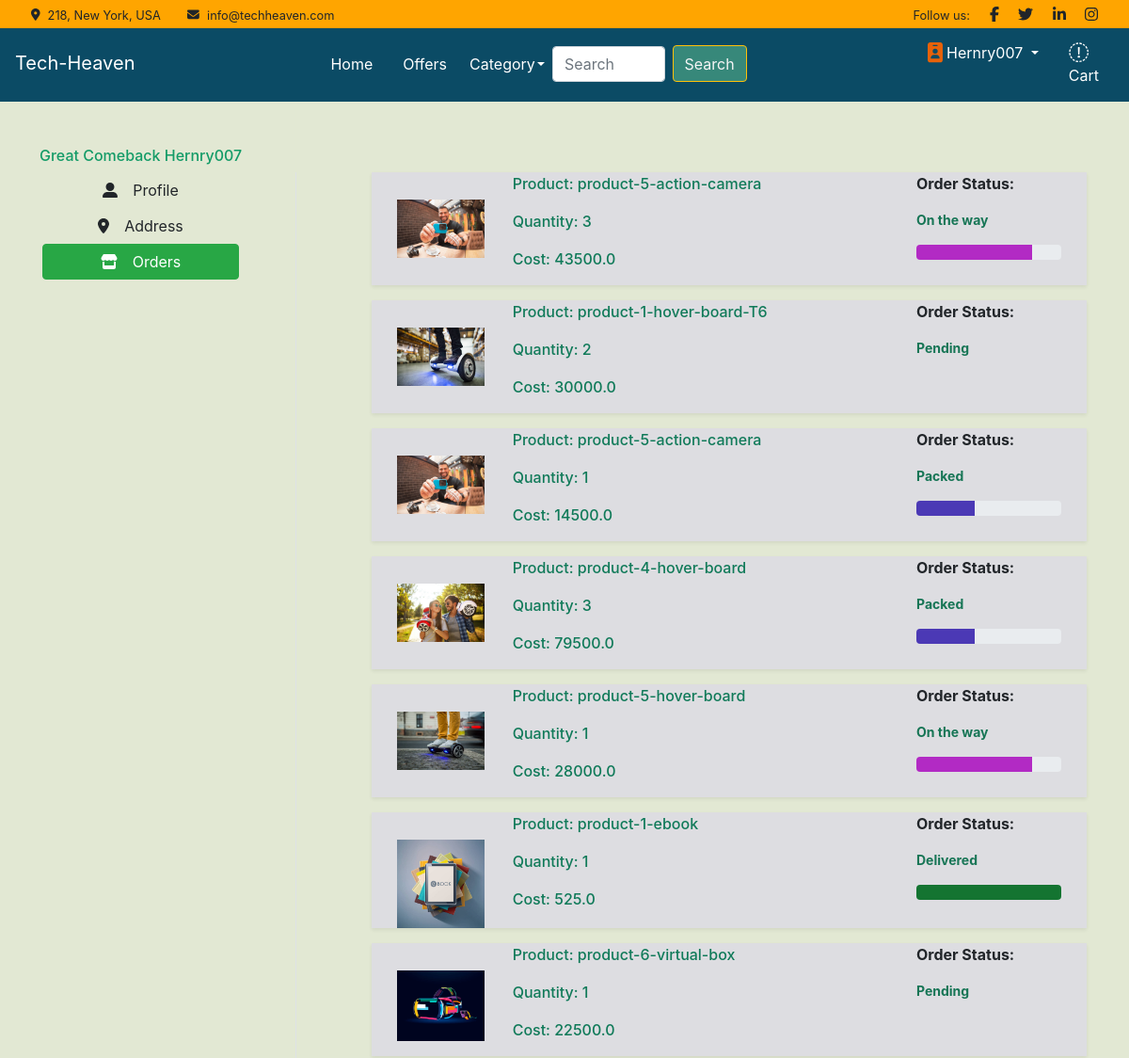
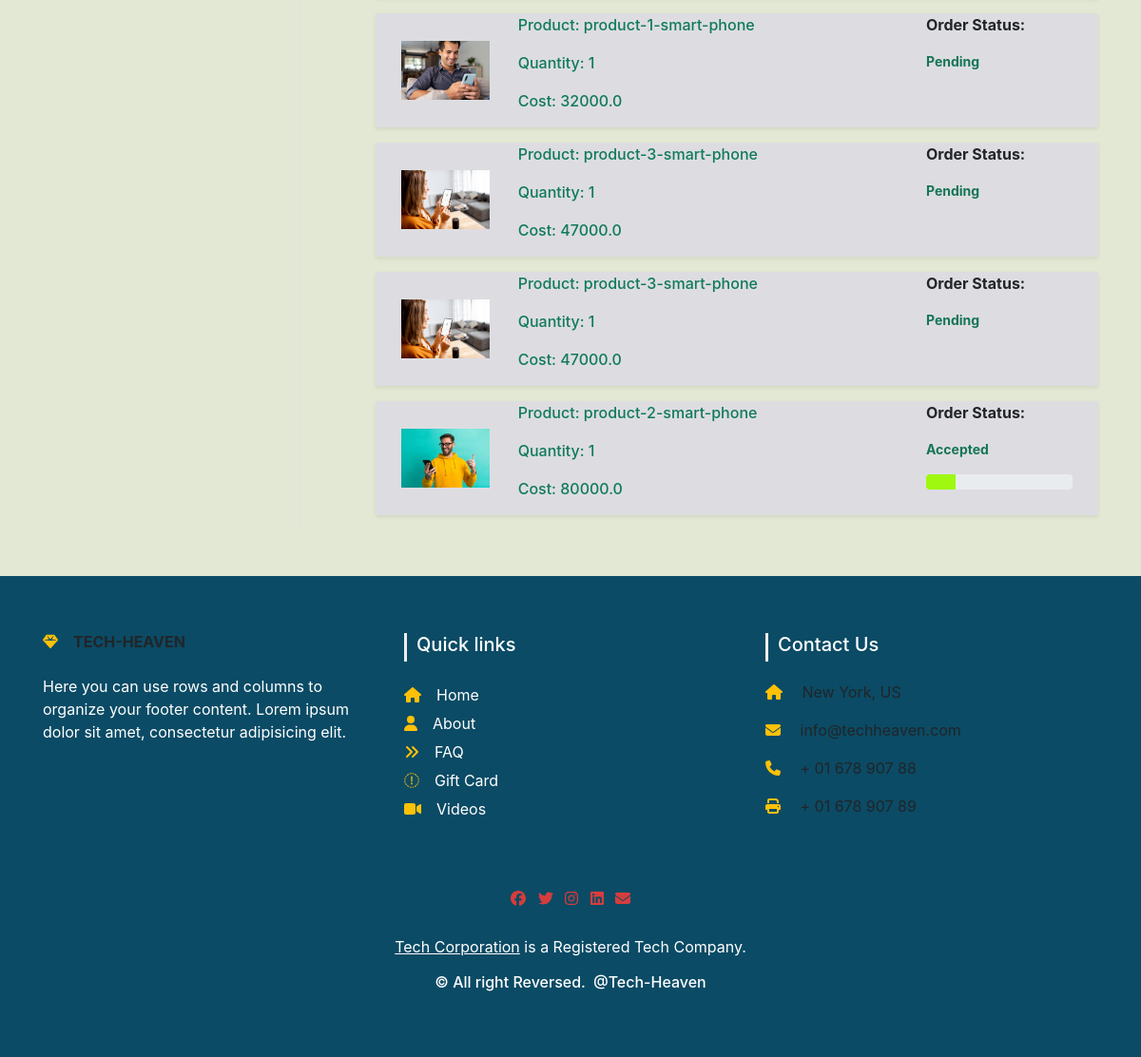
Screenshot of /orders/ (signed in) with the database file from the repository (2 pictures, top to bottom).
### Shop/models.py (models this page shows, shortened)
class OrderPlaced(models.Model):
    user = models.ForeignKey(User, on_delete=models.CASCADE)
    customer = models.ForeignKey(Customer, on_delete=models.CASCADE)
    product = models.ForeignKey(Product, on_delete=models.CASCADE)
    quantity = models.PositiveIntegerField(default=1)
    ordered_date = models.DateTimeField(auto_now_add=True)
    status = models.CharField(max_length=100, choices=STATUS_CHOICES, default='Pending')
    @property
    def total_cost(self):
        return self.quantity * self.product.discounted_price

class Product(models.Model):
    title = models.CharField(max_length=100)
    selling_price = models.FloatField()
    discounted_price = models.FloatField()
    description = models.TextField()
    brand = models.CharField(max_length=100)
    category = models.CharField(choices=CATEGORY_CHOICES, max_length = 3)
    product_image = models.ImageField(upload_to='productPhoto')

### Shop/views.py (the view)
# urls.py: path('orders/', views.orders, name='orders'),
@login_required
def orders(request):
    op = OrderPlaced.objects.filter(user = request.user)
    return render(request, 'Shop/orders.html', {'order_placed' : op})

### Shop/templates/Shop/orders.html (shortened to what this page needs)
{% extends 'Shop/common/base.html' %}
{% load static %}
{% block css%}<link rel="stylesheet" href="{% static 'Shop/css/forms.css' %}"> {% endblock css%}
{% block main-content %}
<div class="container my-5">
    <div class="row">
        <h6 style = "color:#139B67">Great Comeback <span class = 'text-capitalize'>{{request.user}}</span></h6>
        <div class="col-sm-3 border-end">
            <ul class="list-unstyled">
                <li class="d-grid"><a href="{% url 'profile' %}" class="btn {{active}} btn-custom-pro1"><i class="fas fa-user-alt me-3"></i>Profile</a></li>
                <li class="d-grid"><a href="{% url 'address' %}" class="btn btn-custom-pro1"><i class="fas fa-map-marker-alt me-3"></i>Address</a></li>
                <li class="d-grid"><a href="{% url 'orders' %}" class="btn {{active}} btn-success" id="btn-order-pro1"><i class="fas fa-store me-3"></i>Orders</a></li>
            </ul>
        </div>
        <div class="col-sm-8 offset-sm-1">
            <div class="row" >
                {% for op in order_placed %}
                <div class="row shadow-sm mb-3 custom-order">
                    <div class="col-sm-2">
                        <img src = "{{op.product.product_image.url}}" alt="" srcset="" class = "img-fluid" height = "150" width = "150" id= "cus-order-img" >
                    </div>
                    <div class="col-sm-7">
                        <p class="order-details"> Product: {{op.product.title}}</p>
                        <p class="order-details"> Quantity: {{op.quantity}}</p>
                        <p class="order-details"> Cost: {{op.total_cost}}</p>
                    </div>
                    <div class="col-sm-3 fw-bold">
                        <p>Order Status: </p>
                        <p style = "font-size: 14px; color:rgb(22, 117, 85)">{{op.status}}</p>
                        {% if op.status == 'Accepted' %}
                        <div class="progress">
                            <div class="progress-bar" role="progressbar" aria-valuenow="20" aria-valuemin="0" aria-valuemax="100" style="width: 20%; background-color: #9ff80f;">
                            </div>
                          </div>
                        {% endif %}
                        {% if op.status == 'Packed' %}
                        <div class="progress" >
                            <div class="progress-bar"  role="progressbar" aria-valuenow="40" aria-valuemin="0" aria-valuemax="100" style="width: 40%; background-color: #4b39b5;">
                            </div>
                        </div>
                        {% endif %}
                        {% if op.status == 'On the way' %}
                        <div class="progress">
                            <div class="progress-bar" role="progressbar" aria-valuenow="80" aria-valuemin="0" aria-valuemax="100" style="width: 80%; background-color: rgb(178, 42, 196);">
                            </div>
                        </div>
                        {% endif %}
                        {% if op.status == 'Delivered' %}
                        <div class="progress">
                            <div class="progress-bar" role="progressbar" aria-valuenow="100" aria-valuemin="0" aria-valuemax="100" style="width: 100%; background-color: rgb(20, 116, 49);">
                            </div>
                        </div>
                        {% endif %}
                    </div>
                </div>
                {% endfor %}
            </div>
        </div>
    </div>
            </div>
{% endblock main-content %}

### Shop/templates/Shop/common/base.html (shortened to what this page needs)
<!doctype html>
{% load static %}
<html lang="en">
<head>
    <link href="https://cdn.jsdelivr.net/npm/bootstrap@5.0.0-beta1/dist/css/bootstrap.min.css" rel="stylesheet"
>
    <link rel="stylesheet" href="{% static 'Shop/css/owl.carousel.min.css' %}">
    <link rel="stylesheet" href="{% static 'Shop/css/review-owl.css' %}">
    <link rel="stylesheet" href="{% static 'Shop/css/all.min.css' %}">
    <link rel="stylesheet" href="{% static 'Shop/css/style.css' %}">
    {% block css %} {% endblock css %}
</head>
<body class = "tech">
      <div class="container-fluid fixed-top px-0">
          <div class="top-bar row gx-0 align-items-center d-none d-lg-flex">
              <div class="col-lg-6 px-5 text-start">
                  <small><i class="fa fa-map-marker-alt me-2"></i>218, New York, USA</small>
                  <small class="ms-4"><i class="fa fa-envelope me-2"></i>info@techheaven.com</small>
              </div>
              <div class="col-lg-6 px-5 text-end">
                  <small>Follow us:</small>
                  <a class="text-body ms-3" href=""><i class="fab fa-facebook-f"></i></a>
                  <a class="text-body ms-3" href=""><i class="fab fa-twitter"></i></a>
                  <a class="text-body ms-3" href=""><i class="fab fa-linkedin-in"></i></a>
                  <a class="text-body ms-3" href=""><i class="fab fa-instagram"></i></a>
              </div>
          </div>
      </div>
      <nav class="navbar navbar-expand-lg navbar-dark nav-background-custom">
        <a class="navbar-brand" href="/">Tech-Heaven</a>
        <div class="collapse navbar-collapse" id="navbarSupportedContent">
            <ul class="navbar-nav me-auto mb-2 mb-lg-0">
                <li class="nav-item mx-2">
                    <a class="nav-link active" aria-current="page" href="/">Home</a>
                </li>
                <li class="nav-item mx-2">
                    <a class="nav-link active" aria-current="page" href="#">Offers</a>
                </li>
                <li class="nav-item">
                    <a class="nav-link active" aria-current="page" href="#">Category</a>
                </li>
                <li class="nav-item dropdown">
                    <a class="nav-link dropdown-toggle text-white" href="#" id="electronicsDropdown" role="button"
                        data-bs-toggle="dropdown" aria-expanded="false">
                    </a>
                </li>
            </ul>
            <form class="d-flex">
                <input class="form-control me-2" type="search" placeholder="Search" aria-label="Search" id="custom-search-input">
                <button class="btn btn-warning" type="submit" id="custom-search-button">Search</button>
            </form>
            <div>
                <ul class="navbar-nav me-auto mb-2 mb-lg-0">
                    {% if request.user.is_authenticated %}
                    <li class="nav-item dropdown mx-2">
                        <a class="nav-link dropdown-toggle text-white" href="#" id="profileDropdown" role="button"
                            data-bs-toggle="dropdown" aria-expanded="false"><i class="fas fa-id-badge fa-lg" style="color: #e6620a;"></i>
                            {{request.user.username|capfirst}}
                        </a>
                    </li>
                    <li class="nav-item mx-2 dropdown">
                        <a href="{% url 'showcart' %}" class="nav-link text-white"><i class="fa fad fa-shopping-cart fa-lg" style="--fa-secondary-opacity: 0.3; me-3"></i> Cart </a>
                    </li>
                    {% endif %}
                </ul>
            </div>
        </div>
</nav>
{% block main-content %} {% endblock main-content %}
<link href="//maxcdn.bootstrapcdn.com/bootstrap/4.0.0/css/bootstrap.min.css" rel="stylesheet" id="bootstrap-css">
<section id="footer">
<div class="container footer">
  <div class="row text-center text-xs-center text-sm-left text-md-left">
    <div class="col-xs-12 col-sm-4 col-md-4">
      <h6 class="text-uppercase fw-bold mb-4">
        <i class="fas fa-gem me-3 text-warning"></i>Tech-Heaven
      </h6>
      <p class = "text-white">
        Here you can use rows and columns to organize your footer content. Lorem ipsum
        dolor sit amet, consectetur adipisicing elit.
      </p>
    </div>
    <div class="col-xs-12 col-sm-4 col-md-4">
      <h5>Quick links</h5>
      <ul class="list-unstyled quick-links">
        <li><a href="#"><i class="fa fa-home me-3 text-warning"></i>Home</a></li>
        <li><a href="#"><i class="fa fa-solid fa-user me-3 text-warning"></i>About</a></li>
        <li><a href="#"><i class="fa fa-angle-double-right me-3 text-warning"></i>FAQ</a></li>
        <li><a href="#"><i class="fa fa-sharp fa-solid fa-gift me-3 text-warning"></i>Gift Card</a></li>
        <li><a href="#"><i class="fa fa-solid fa-video me-3 text-warning"></i>Videos</a></li>
      </ul>
    </div>
    <div class="col-xs-12 col-sm-4 col-md-4">
      <h5>Contact Us</h5>
      <p><i class="fas fa-home me-3 text-warning"></i> New York, US</p>
      <p>
        <i class="fas fa-envelope me-3 text-warning"></i>
        info@techheaven.com
      </p>
      <p><i class="fas fa-phone me-3 text-warning"></i> + 01 678 907 88</p>
      <p><i class="fas fa-print me-3 text-warning"></i> + 01 678 907 89</p>
    </div>
  </div>
  <div class="row">
    <div class="col-xs-12 col-sm-12 col-md-12 mt-2 mt-sm-5">
      <ul class="list-unstyled list-inline social text-center">
        <li class="list-inline-item"><a href="javascript:void();"><i class="fab fa-facebook fa-spin" style="color: #d63d3d;"></i></a></li>
        <li class="list-inline-item"><a href="javascript:void();"><i class="fab fa-twitter fa-spin" style="color: #d63d3d;"></i></a></li>
        <li class="list-inline-item"><a href="javascript:void();"><i class="fab fa-instagram fa-spin" style="color: #d63d3d;"></i></a></li>
        <li class="list-inline-item"><a href="javascript:void();"><i class="fab fa-linkedin fa-spin" style="color: #d63d3d;"></i></a></li>
        <li class="list-inline-item"><a href="javascript:void();" target="_blank"><i class="fa fa-envelope" style="color: #d63d3d;"></i></a></li>
      </ul>
    </div>
  </div>
  <div class="row">
    <div class="col-xs-12 col-sm-12 col-md-12 mt-2 mt-sm-2 text-center text-white">
      <p><u><a href="https://www.tech-heaven.com/">Tech Corporation</a></u> is a Registered Tech Company.</p>
      <p class="h6">&copy All right Reversed.<a class="text-green ml-2" href="https://www.tech-heaven.com/" target="_blank">@Tech-Heaven</a></p>
    </div>
  </div>
</div>
</section>
</body>
</html>

### Shop/static/Shop/css/style.css (style rules this page uses)
.top-bar { height: 30px; border-bottom: 1px solid rgba(0, 0, 0, .07); background-color: orange }
.nav-background-custom { background-color: #0b4b65!important; }
.ml-2, .mx-2 { margin-left: 0.25rem!important; }
.navbar-expand-lg .navbar-nav { margin-left: 176px; margin-top: 28px; }
#electronicsDropdown { margin-left: -18px; }
#custom-search-input { margin-top: 28px; }
#custom-search-button { margin-top: 27px; color:whitesmoke; background-color: #37887a; }
.navbar-dark .navbar-brand { color: #fff; margin-top: 25px; }
.tech { background-color: #d8e0c3b8; }
section { padding: 60px 0; }
#footer { background: #0b4b65!important;; }
#footer h5 { padding-left: 10px; border-left: 3px solid #eeeeee; padding-bottom: 6px; margin-bottom: 20px; color:#ffffff; }
#footer a { color: #ffffff; text-decoration: none !important; background-color: transparent; -webkit-text-decoration-skip: objects; }
#footer ul.social li { padding: 3px 0; }
#footer ul.social li a, #footer ul.quick-links li a { color:#ffffff; }
#footer ul.quick-links li { padding: 3px 0; -webkit-transition: .5s all ease; -moz-transition: .5s all ease; transition: .5s all ease; }
.custom-order { background: #dddde1; }
.order-details { color: #107a59; font-weight: 500; }
#cus-order-img { margin-top: 29px; max-width: 100%; max-height: 100px; }

### Shop/static/Shop/css/forms.css (style rules this page uses)
.btn-custom-pro1 { margin-right: 45px; }
#btn-order-pro1 { margin-right: 45px; color: #ffffff; }

### rows the page displays
OrderPlaced: product.product_image (picture), product "product-5-action-camera", quantity "3", total_cost "43500.0", status "On the way"
OrderPlaced: product.product_image (picture), product "product-1-hover-board-T6", quantity "2", total_cost "30000.0", status "Pending"
OrderPlaced: product.product_image (picture), product "product-5-action-camera", quantity "1", total_cost "14500.0", status "Packed"
OrderPlaced: product.product_image (picture), product "product-4-hover-board", quantity "3", total_cost "79500.0", status "Packed"
OrderPlaced: product.product_image (picture), product "product-5-hover-board", quantity "1", total_cost "28000.0", status "On the way"
OrderPlaced: product.product_image (picture), product "product-1-ebook", quantity "1", total_cost "525.0", status "Delivered"
OrderPlaced: product.product_image (picture), product "product-6-virtual-box", quantity "1", total_cost "22500.0", status "Pending"
OrderPlaced: product.product_image (picture), product "product-1-smart-phone", quantity "1", total_cost "32000.0", status "Pending"
OrderPlaced: product.product_image (picture), product "product-3-smart-phone", quantity "1", total_cost "47000.0", status "Pending"
OrderPlaced: product.product_image (picture), product "product-3-smart-phone", quantity "1", total_cost "47000.0", status "Pending"
OrderPlaced: product.product_image (picture), product "product-2-smart-phone", quantity "1", total_cost "80000.0", status "Accepted"

### other values shown
{{ request.user.username|capfirst }} "Hernry007"
{{ request.user }} "Hernry007"
